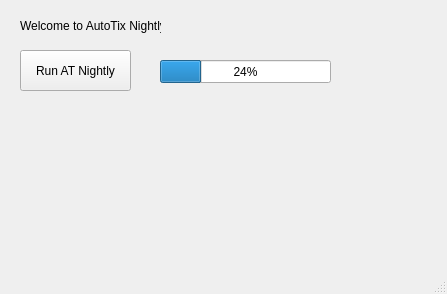
<?xml version="1.0" encoding="UTF-8"?>
<ui version="4.0">
 <class>MainWindow</class>
 <widget class="QMainWindow" name="MainWindow">
  <property name="geometry">
   <rect>
    <x>0</x>
    <y>0</y>
    <width>447</width>
    <height>294</height>
   </rect>
  </property>
  <property name="windowTitle">
   <string>MainWindow</string>
  </property>
  <widget class="QWidget" name="centralwidget">
   <widget class="QLabel" name="label">
    <property name="geometry">
     <rect>
      <x>20</x>
      <y>10</y>
      <width>141</width>
      <height>31</height>
     </rect>
    </property>
    <property name="text">
     <string>Welcome to AutoTix Nightly</string>
    </property>
   </widget>
   <widget class="QPushButton" name="pushButton">
    <property name="geometry">
     <rect>
      <x>20</x>
      <y>50</y>
      <width>111</width>
      <height>41</height>
     </rect>
    </property>
    <property name="text">
     <string>Run AT Nightly</string>
    </property>
   </widget>
   <widget class="QProgressBar" name="progressBar">
    <property name="geometry">
     <rect>
      <x>160</x>
      <y>60</y>
      <width>171</width>
      <height>23</height>
     </rect>
    </property>
    <property name="value">
     <number>24</number>
    </property>
   </widget>
  </widget>
  <widget class="QMenuBar" name="menubar">
   <property name="geometry">
    <rect>
     <x>0</x>
     <y>0</y>
     <width>447</width>
     <height>21</height>
    </rect>
   </property>
  </widget>
  <widget class="QStatusBar" name="statusbar"/>
 </widget>
 <resources/>
 <connections/>
</ui>
